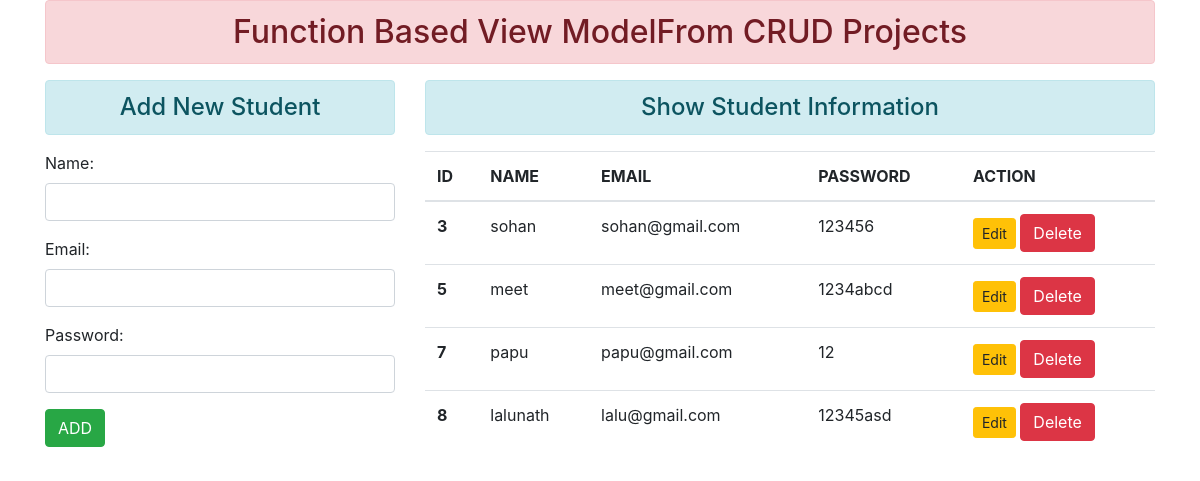
The page / on the database its author committed.
### enroll/models.py (models this page shows)
class User(models.Model):
    name = models.CharField(max_length=170)
    email = models.EmailField(max_length=170)
    password = models.CharField(max_length=170)

### enroll/views.py (the view)
# urls.py: path('',views.add_show,name="addandshow"),
def add_show(request):
    if request.method == 'POST':
        fm = StudentRegistration(request.POST)
        if fm.is_valid():
            fm.save()
    else:
        fm = StudentRegistration()
    stud = User.objects.all()
    return render(request,'enroll/addandshow.html',{'form':fm, 'stu':stud})

### enroll/forms.py
class StudentRegistration(forms.ModelForm):
    class Meta:
        model = User
        fields = ['name','email','password']
        widgets = {
            'name' : forms.TextInput(attrs={'class':'form-control'}),
            'email' : forms.EmailInput(attrs={'class':'form-control'}),
            'password' : forms.PasswordInput(render_value=True, attrs={'class':'form-control'}),
        }

### enroll/templates/enroll/addandshow.html (shortened to what this page needs)
{% extends 'enroll/base.html' %}
{% block content %}
<div class="row">
    <div class="col-sm-4">
        <h4 class="text-center alert alert-info">Add New Student</h4>
        <form method="post">
            {{form.as_p}}
            <input type="submit" class="btn btn-success" value="ADD">
        </form>
    </div>
    <div class="col-sm-8">
        <h4 class="text-center alert alert-info">Show Student Information</h4>
        {% if stu %}
        <table class="table table-hover">
            <thead>
              <tr>
                <th scope="col">ID</th>
                <th scope="col">NAME</th>
                <th scope="col">EMAIL</th>
                <th scope="col">PASSWORD</th>
                <th scope="col">ACTION</th>
              </tr>
            </thead>
            <tbody>
                {% for st in stu%}
              <tr>
                <th scope="row">{{st.id}}</th>
                <td>{{st.name}}</td>
                <td>{{st.email}}</td>
                <td>{{st.password}}</td>
                <td>
                    <a href="{% url 'updatedata' st.id %}" class="btn btn-warning btn-sm">Edit</a>
                    <form action="{% url 'deletedata' st.id %}" method="post" class="d-inline">
                        <input type="submit" class="btn btn-danger " value="Delete">
                    </form>
                </td>
              </tr>
              {% endfor %}
            </tbody>
          </table>
        {% else %}
        <h4 class="text-center alert alert-warning">No Records</h4>
        {% endif %}
    </div>
</div>
{% endblock content %}

### enroll/templates/enroll/base.html (shortened to what this page needs)
<!DOCTYPE html>
{% load static %}
<html lang="en">
<head>
    <link rel="stylesheet" href="{% static 'enroll/css/bootstrap.css' %}">
</head>
<body>
    <div class="container" mt-5>
        <h2 class="text-center alert alert-danger">Function Based View ModelFrom CRUD Projects</h2>
        {% block content %}
        {% endblock content %}
    </div>
</body>
</html>

### rows shown on the page
User: id "3", name "sohan", email "sohan@gmail.com", password "123456"
User: id "5", name "meet", email "meet@gmail.com", password "1234abcd"
User: id "7", name "papu", email "papu@gmail.com", password "12"
User: id "8", name "lalunath", email "lalu@gmail.com", password "12345asd"
